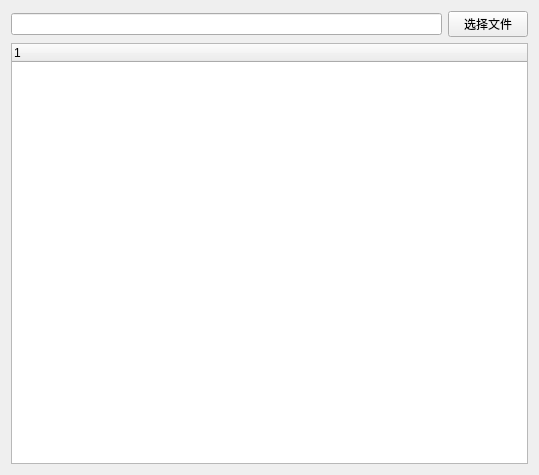
<?xml version="1.0" encoding="UTF-8"?>
<ui version="4.0">
 <class>QDataBaseForm</class>
 <widget class="QWidget" name="QDataBaseForm">
  <property name="geometry">
   <rect>
    <x>0</x>
    <y>0</y>
    <width>539</width>
    <height>475</height>
   </rect>
  </property>
  <property name="windowTitle">
   <string>Form</string>
  </property>
  <layout class="QGridLayout" name="gridLayout">
   <item row="0" column="0">
    <layout class="QVBoxLayout" name="verticalLayout">
     <item>
      <layout class="QHBoxLayout" name="horizontalLayout">
       <item>
        <widget class="QLineEdit" name="lineEdit"/>
       </item>
       <item>
        <widget class="QPushButton" name="pushButton">
         <property name="text">
          <string>选择文件</string>
         </property>
        </widget>
       </item>
      </layout>
     </item>
     <item>
      <widget class="QTreeWidget" name="treeWidget">
       <column>
        <property name="text">
         <string notr="true">1</string>
        </property>
       </column>
      </widget>
     </item>
    </layout>
   </item>
  </layout>
 </widget>
 <resources/>
 <connections/>
</ui>
